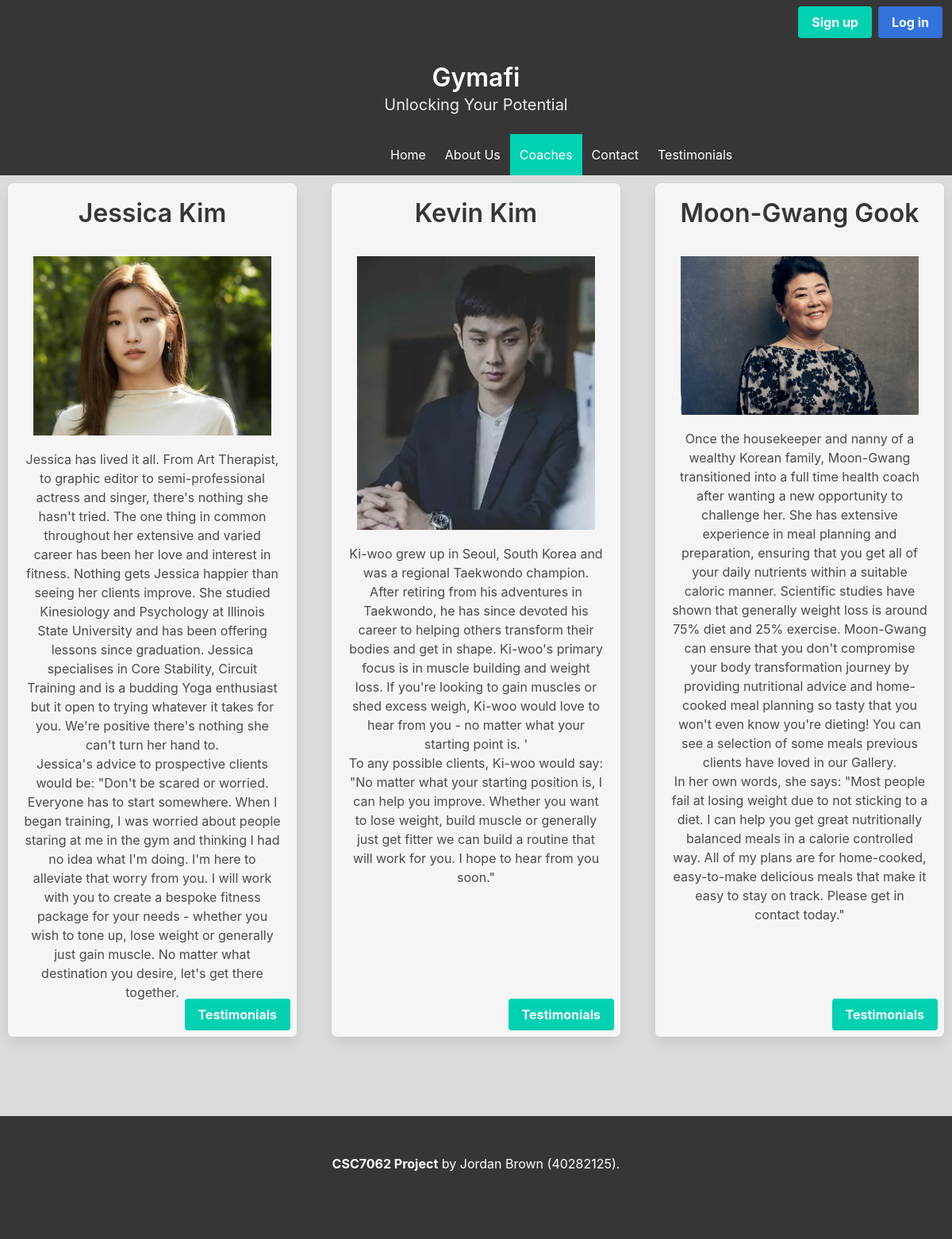
The app's page /coaches.php with its own data.
### tables this page shows
CREATE TABLE `webdev_coach` (
  `id` int(11) NOT NULL,
  `name` varchar(255) NOT NULL,
  `area` varchar(75) NOT NULL,
  `user_id` int(11) NOT NULL,
  `image` varchar(255) DEFAULT NULL,
  `img_description` varchar(255) DEFAULT NULL
);

CREATE TABLE `webdev_page_content` (
  `id` int(11) NOT NULL,
  `page_id` int(11) NOT NULL,
  `description` varchar(255) NOT NULL,
  `title` varchar(255) NOT NULL,
  `content` text NOT NULL,
  `content_2` text DEFAULT NULL
);

### coaches.php (the view, shortened to what this page needs)
<?php
include("conn.php");
?>
<!DOCTYPE html>
<html>
<head>
  <link href="styles/bulma.css" rel="stylesheet">
  <link href="styles/lightbox.css" rel="stylesheet">
  <link href="styles/gui.css" rel="stylesheet">
</head>
<body class="has-background-grey-lighter" id='coachBody'>
    <?php
  if ((!isset($_SESSION['gymafi_userid']) && (!isset($_SESSION['gymafi_coachid'])
    && (!isset($_SESSION['gymafi_superadmin']))))) {
  ?> <nav class='navbar is-dark' role='navigation' aria-label='main navigation'>
      <div class='navbar-end'>
        <div class='navbar-item'>
          <div class='buttons loginButtons'>
            <a class='button is-primary' href='signup.php'>
              <strong>Sign up</strong>
            </a>
            <a class='button is-link' href='login.php'>
              <strong>Log in</strong>
            </a>
          </div>
        </div>
      </div>
    </nav>
  <?php
  }
  ?>
  <section class="hero is-dark is-small">
    <div class="hero-body">
      <div class="container">
        <h1 class="title myTitle">
          Gymafi
        </h1>
        <h2 class="subtitle myTitle">
          Unlocking Your Potential
        </h2>
      </div>
    </div>
  </section>
  <nav class="navbar is-dark" role="navigation" aria-label="main navigation">
    <div id="navbarBasicExample" class="navbar-menu has-background-dark">
      <div class="navbar-start myNavPublic">
        <a class="navbar-item has-text-white" href='index.php'>
          Home
        </a>
        <a class="navbar-item has-text-white" href='aboutus.php'>
          About Us
        </a>
        <a class="navbar-item has-background-primary has-text-white" href='coaches.php'>
          Coaches
        </a>
        <a class="navbar-item has-text-white" href='contact.php'>
          Contact
        </a>
        <a class="navbar-item has-text-white" href='testimonials.php'>
          Testimonials
        </a>
      </div>
    </div>
  </nav>
  <div class="tile is-ancestor">
    <?php
    $coachinfo = "SELECT id, image, img_description FROM webdev_coach";
    $result = $conn->query($coachinfo);
    $contentID = 10;
    while ($row = $result->fetch_assoc()) {
      $imgpath = "images/uploaded/";
      $coachID = $row['id'];
      $imgpath .= $row['image'];
      $imgdesc = $row['img_description'];
      $getContentOfPage = $conn->prepare("SELECT title, content, content_2
      FROM webdev_page_content WHERE id = ?");
      $getContentOfPage->bind_param("i", $contentID);
      $getContentOfPage->execute();
      $getContentOfPage->store_result();
      $getContentOfPage->bind_result($pageTitle, $contentOne, $contentTwo);
      $contentID++;
      echo "<div class='tile is-vertical is-parent coach'>
    <div class='tile is-child box has-background-light'>
      <div class='columns'>
        <div class='column'>
          <p class='title'>", htmlentities($pageTitle, ENT_QUOTES), "</p>
          <div class='column'>
         <a href='$imgpath' data-lightbox='coaches' data-title='", htmlentities($imgdesc, ENT_QUOTES), "'><img src='$imgpath'></a>
        </div>
        <p>", htmlentities($contentOne, ENT_QUOTES), "</p>
        <p>", htmlentities($contentTwo, ENT_QUOTES), "</p>
        </div>
      </div>
      <div class='testiBut'> <a class='button is-primary' href='testimonials.php?coachID=$coachID'>
          <strong>Testimonials</strong>
        </a>
      </div>
    </div>
  </div> ";
    }
    ?>
  </div>
  <div class="myFooter" id="myFootCoach">
    <footer class="footer has-background-dark alsoMyFooter">
      <div class="content has-text-centered has-text-white">
        <p>
          <span id="boldFoot">CSC7062 Project</span> by Jordan Brown (40282125).
        </p>
      </div>
    </footer>
  </div>
</body>
</html>

### styles/gui.css (style rules this page uses)
.myNavPublic { margin-left: 40%; }
.myTitle { text-align: center; }
.myFooter { margin-top: 30px; }
#coachBody { overflow: hidden; }
.alsoMyFooter { height: 155px; }
#boldFoot { font-weight: bold; }
.coach { margin-left: 10px; margin-right: 10px; margin-top: 10px; position: relative; text-align: center; }
.testiBut { position: absolute; bottom: 20px; right: 20px; }
#myFootCoach { margin-top: 88px; }

### records on screen
webdev_coach: webdev_page_content.title "Jessica Kim", image (picture), webdev_page_content.content "Jessica has lived it all. From Art Therapist, to graphic editor to semi-professional actress and singer, there's nothing she hasn't tried. The one thing in common throughout her extensive and varied career has been her love and interest in fitness. Nothing gets Jessica happier than seeing her clients improve. She studied Kinesiology and Psychology at Illinois State University and has been offering lessons since graduation. Jessica specialises in Core Stability, Circuit Training and is a budding Yoga enthusiast but it open to trying whatever it takes for you. We're positive there's nothing she can't turn her hand to.", webdev_page_content.content_2 "Jessica's advice to prospective clients would be: \"Don't be scared or worried. Everyone has to start somewhere. When I began training, I was worried about people staring at me in the gym and thinking I had no idea what I'm doing. I'm here to alleviate that worry from you. I will work with you to create a bespoke fitness package for your needs - whether you wish to tone up, lose weight or generally just gain muscle. No matter what destination you desire, let's get there together."
webdev_coach: webdev_page_content.title "Kevin Kim", image (picture), webdev_page_content.content "Ki-woo grew up in Seoul, South Korea and was a regional Taekwondo champion. After retiring from his adventures in Taekwondo, he has since devoted his career to helping others transform their bodies and get in shape. Ki-woo's primary focus is in muscle building and weight loss. If you're looking to gain muscles or shed excess weigh, Ki-woo would love to hear from you - no matter what your starting point is. '", webdev_page_content.content_2 "To any possible clients, Ki-woo would say: \"No matter what your starting position is, I can help you improve. Whether you want to lose weight, build muscle or generally just get fitter we can build a routine that will work for you. I hope to hear from you soon.\""
webdev_coach: webdev_page_content.title "Moon-Gwang Gook", image (picture), webdev_page_content.content "Once the housekeeper and nanny of a wealthy Korean family, Moon-Gwang transitioned into a full time health coach after wanting a new opportunity to challenge her. She has extensive experience in meal planning and preparation, ensuring that you get all of your daily nutrients within a suitable caloric manner. Scientific studies have shown that generally weight loss is around 75% diet and 25% exercise. Moon-Gwang can ensure that you don't compromise your body transformation journey by providing nutritional advice and home-cooked meal planning so tasty that you won't even know you're dieting! You can see a selection of some meals previous clients have loved in our Gallery.", webdev_page_content.content_2 "In her own words, she says: \"Most people fail at losing weight due to not sticking to a diet. I can help you get great nutritionally balanced meals in a calorie controlled way. All of my plans are for home-cooked, easy-to-make delicious meals that make it easy to stay on track. Please get in contact today.\""
